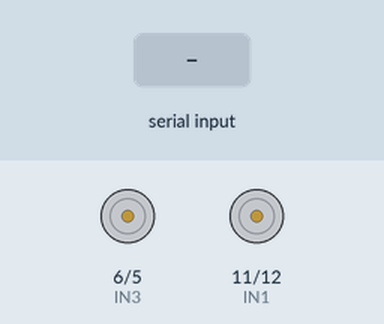
The sketch below on a simulated Arduino Uno, built with avr-gcc and run on an emulated ATmega328P. On the bench: motor-driver pin pairs drawn as motors (green arrow = first pin HIGH = forward, orange = second pin HIGH = backward, longer = more drive). The inputs (shaded band) are chosen by the test bench. What the sketch prints to the serial monitor is not drawn.

Above: at 1.2 s.
1.3 s: "F" received over Serial
At 2.5 s:
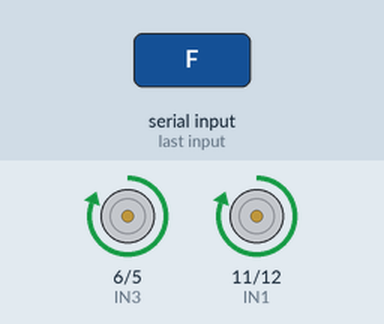
2.8 s: "B" received over Serial
At 3.6 s:
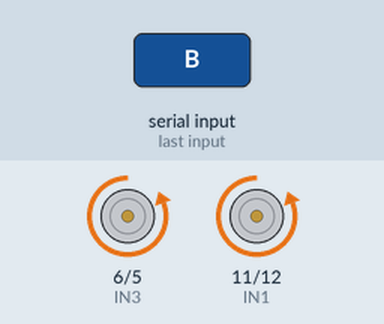
4.3 s: "L" received over Serial
At 4.7 s:
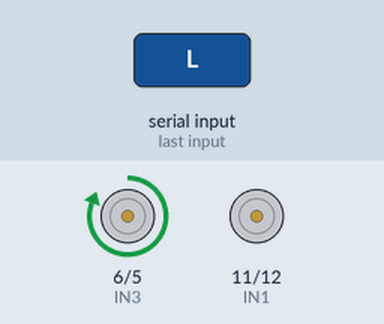
5.8 s: "R" received over Serial
At 7.0 s:
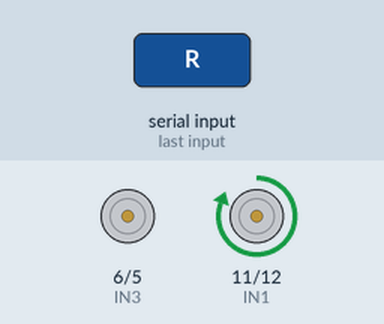
7.3 s: "S" received over Serial
At 8.2 s:
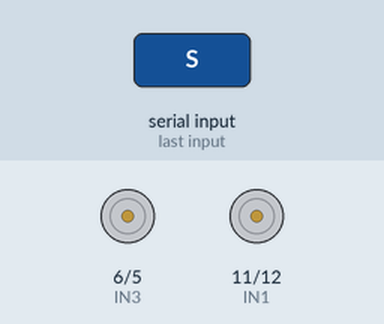
Timing chart, 0 to 9.8 s (numbered marks = the images above; inputs shaded):
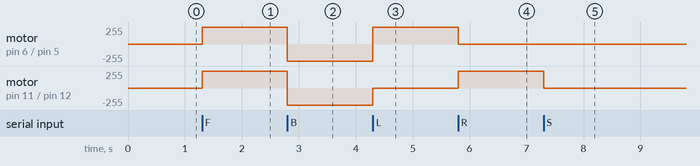

The sketch:

Source.ino
```cpp
int IN1 = 11; // Define pin for motor input 1
int IN2 = 12; // Define pin for motor input 2
int IN3 = 6;  // Define pin for motor input 3
int IN4 = 5;  // Define pin for motor input 4
char command;  // Variable to store command received via Bluetooth

void setup()
{
  // Set motor input pins as outputs
  pinMode(IN1, OUTPUT);
  pinMode(IN2, OUTPUT);
  pinMode(IN3, OUTPUT);
  pinMode(IN4, OUTPUT);

  // Initialize serial communication at 9600 bits per second:
  Serial.begin(9600);
  // Print a start-up message
  Serial.println("Bluetooth Motor Control");
}

void loop() {
  // Check if data is available to read from the Bluetooth module
  if (Serial.available() > 0) {
    // Read the incoming byte:
    command = Serial.read();

    // Check the received command and act accordingly
    switch (command) {
      case 'F': // Command to move forward
        forward();
        break;
      case 'B': // Command to move backward
        backward();
        break;
      case 'L': // Command to turn left
        left();
        break;
      case 'R': // Command to turn right
        right();
        break;
      case 'S': // Command to stop
        stop();
        break;
      default: // If an unknown command is received, do nothing
        break;
    }
  }
}

// Function to move the car forward
void forward() {
  digitalWrite(IN1, HIGH);
  digitalWrite(IN2, LOW);
  digitalWrite(IN3, HIGH);
  digitalWrite(IN4, LOW);
}

// Function to move the car backward
void backward() {
  digitalWrite(IN1, LOW);
  digitalWrite(IN2, HIGH);
  digitalWrite(IN3, LOW);
  digitalWrite(IN4, HIGH);
}

// Function to turn the car left
void left() {
  digitalWrite(IN1, LOW);
  digitalWrite(IN2, LOW);
  digitalWrite(IN3, HIGH);
  digitalWrite(IN4, LOW);
}

// Function to turn the car right
void right() {
  digitalWrite(IN1, HIGH);
  digitalWrite(IN2, LOW);
  digitalWrite(IN3, LOW);
  digitalWrite(IN4, LOW);
}

// Function to stop the car
void stop() {
  digitalWrite(IN1, LOW);
  digitalWrite(IN2, LOW);
  digitalWrite(IN3, LOW);
  digitalWrite(IN4, LOW);
}
```

Measured:
- after the input at 1.3 s, motor on pin 6 (IN3) / pin 5 (IN4), motor on pin 11 (IN1) / pin 12 (IN2): stopped → forward 255/255 at once
- after the input at 2.8 s, motor on pin 6 (IN3) / pin 5 (IN4), motor on pin 11 (IN1) / pin 12 (IN2): forward 255/255 → backward 255/255 at once
- after the input at 4.3 s, motor on pin 6 (IN3) / pin 5 (IN4): backward 255/255 → forward 255/255 at once; motor on pin 11 (IN1) / pin 12 (IN2): backward 255/255 → stopped at once
- after the input at 5.8 s, motor on pin 6 (IN3) / pin 5 (IN4): forward 255/255 → stopped at once; motor on pin 11 (IN1) / pin 12 (IN2): stopped → forward 255/255 at once
- after the input at 7.3 s, motor on pin 11 (IN1) / pin 12 (IN2): forward 255/255 → stopped at once
